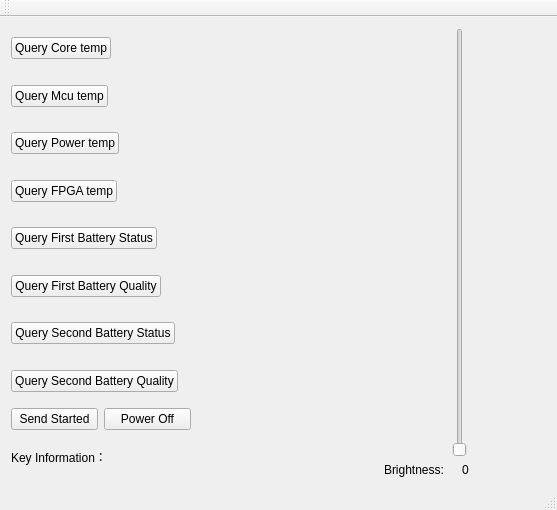
<?xml version="1.0" encoding="UTF-8"?>
<ui version="4.0">
 <class>MainWindow</class>
 <widget class="QMainWindow" name="MainWindow">
  <property name="geometry">
   <rect>
    <x>0</x>
    <y>0</y>
    <width>557</width>
    <height>510</height>
   </rect>
  </property>
  <property name="windowTitle">
   <string>MainWindow</string>
  </property>
  <widget class="QWidget" name="centralWidget">
   <layout class="QVBoxLayout" name="verticalLayout_3">
    <item>
     <layout class="QHBoxLayout" name="horizontalLayout_13">
      <item>
       <layout class="QVBoxLayout" name="verticalLayout_2">
        <item>
         <layout class="QHBoxLayout" name="horizontalLayout">
          <item>
           <widget class="QPushButton" name="pushButtonCoreTemp">
            <property name="text">
             <string>Query Core temp</string>
            </property>
           </widget>
          </item>
          <item>
           <widget class="QLabel" name="labelCoreTemp">
            <property name="text">
             <string/>
            </property>
            <property name="alignment">
             <set>Qt::AlignCenter</set>
            </property>
           </widget>
          </item>
         </layout>
        </item>
        <item>
         <layout class="QHBoxLayout" name="horizontalLayout_2">
          <item>
           <widget class="QPushButton" name="pushButtonMcuTemp">
            <property name="text">
             <string>Query Mcu temp</string>
            </property>
           </widget>
          </item>
          <item>
           <widget class="QLabel" name="labelMcuTemp">
            <property name="text">
             <string/>
            </property>
            <property name="alignment">
             <set>Qt::AlignCenter</set>
            </property>
           </widget>
          </item>
         </layout>
        </item>
        <item>
         <layout class="QHBoxLayout" name="horizontalLayout_3">
          <item>
           <widget class="QPushButton" name="pushButtonPowerTemp">
            <property name="text">
             <string>Query Power temp</string>
            </property>
           </widget>
          </item>
          <item>
           <widget class="QLabel" name="labelPowerTemp">
            <property name="text">
             <string/>
            </property>
            <property name="alignment">
             <set>Qt::AlignCenter</set>
            </property>
           </widget>
          </item>
         </layout>
        </item>
        <item>
         <layout class="QHBoxLayout" name="horizontalLayout_4">
          <item>
           <widget class="QPushButton" name="pushButtonFpgaTemp">
            <property name="text">
             <string>Query FPGA temp</string>
            </property>
           </widget>
          </item>
          <item>
           <widget class="QLabel" name="labelFpgaTemp">
            <property name="text">
             <string/>
            </property>
            <property name="alignment">
             <set>Qt::AlignCenter</set>
            </property>
           </widget>
          </item>
         </layout>
        </item>
        <item>
         <layout class="QHBoxLayout" name="horizontalLayout_5">
          <item>
           <widget class="QPushButton" name="pushButtonFstBatteryStatus">
            <property name="text">
             <string>Query First Battery Status</string>
            </property>
           </widget>
          </item>
          <item>
           <widget class="QLabel" name="labelFstBatteryStatus">
            <property name="text">
             <string/>
            </property>
            <property name="alignment">
             <set>Qt::AlignCenter</set>
            </property>
           </widget>
          </item>
         </layout>
        </item>
        <item>
         <layout class="QHBoxLayout" name="horizontalLayout_6">
          <item>
           <widget class="QPushButton" name="pushButtonFstBattery">
            <property name="text">
             <string>Query First Battery Quality</string>
            </property>
           </widget>
          </item>
          <item>
           <widget class="QLabel" name="labelFstBattery">
            <property name="text">
             <string/>
            </property>
            <property name="alignment">
             <set>Qt::AlignCenter</set>
            </property>
           </widget>
          </item>
         </layout>
        </item>
        <item>
         <layout class="QHBoxLayout" name="horizontalLayout_7">
          <item>
           <widget class="QPushButton" name="pushButtonSndBatteryStatus">
            <property name="text">
             <string>Query Second Battery Status</string>
            </property>
           </widget>
          </item>
          <item>
           <widget class="QLabel" name="labelSndBatteryStatus">
            <property name="text">
             <string/>
            </property>
            <property name="alignment">
             <set>Qt::AlignCenter</set>
            </property>
           </widget>
          </item>
         </layout>
        </item>
        <item>
         <layout class="QHBoxLayout" name="horizontalLayout_8">
          <item>
           <widget class="QPushButton" name="pushButtonSndBattery">
            <property name="text">
             <string>Query Second Battery Quality</string>
            </property>
           </widget>
          </item>
          <item>
           <widget class="QLabel" name="labelSndBattery">
            <property name="text">
             <string/>
            </property>
            <property name="alignment">
             <set>Qt::AlignCenter</set>
            </property>
           </widget>
          </item>
         </layout>
        </item>
        <item>
         <layout class="QHBoxLayout" name="horizontalLayout_10">
          <item>
           <widget class="QPushButton" name="pushButtonStarted">
            <property name="text">
             <string>Send Started</string>
            </property>
           </widget>
          </item>
          <item>
           <widget class="QPushButton" name="pushButtonPowerOff">
            <property name="text">
             <string>Power Off</string>
            </property>
           </widget>
          </item>
         </layout>
        </item>
        <item>
         <layout class="QHBoxLayout" name="horizontalLayout_9">
          <item>
           <widget class="QLabel" name="label">
            <property name="text">
             <string>Key Information：</string>
            </property>
           </widget>
          </item>
          <item>
           <widget class="QLabel" name="labelKey">
            <property name="text">
             <string/>
            </property>
            <property name="alignment">
             <set>Qt::AlignCenter</set>
            </property>
           </widget>
          </item>
         </layout>
        </item>
       </layout>
      </item>
      <item>
       <spacer name="horizontalSpacer_5">
        <property name="orientation">
         <enum>Qt::Horizontal</enum>
        </property>
        <property name="sizeHint" stdset="0">
         <size>
          <width>40</width>
          <height>20</height>
         </size>
        </property>
       </spacer>
      </item>
      <item>
       <layout class="QVBoxLayout" name="verticalLayout">
        <item>
         <layout class="QHBoxLayout" name="horizontalLayout_11">
          <item>
           <spacer name="horizontalSpacer">
            <property name="orientation">
             <enum>Qt::Horizontal</enum>
            </property>
            <property name="sizeHint" stdset="0">
             <size>
              <width>40</width>
              <height>20</height>
             </size>
            </property>
           </spacer>
          </item>
          <item>
           <widget class="QSlider" name="verticalSliderBrightness">
            <property name="maximum">
             <number>100</number>
            </property>
            <property name="orientation">
             <enum>Qt::Vertical</enum>
            </property>
           </widget>
          </item>
          <item>
           <spacer name="horizontalSpacer_2">
            <property name="orientation">
             <enum>Qt::Horizontal</enum>
            </property>
            <property name="sizeHint" stdset="0">
             <size>
              <width>40</width>
              <height>20</height>
             </size>
            </property>
           </spacer>
          </item>
         </layout>
        </item>
        <item>
         <layout class="QHBoxLayout" name="horizontalLayout_12">
          <item>
           <widget class="QLabel" name="label_2">
            <property name="text">
             <string>Brightness:</string>
            </property>
            <property name="alignment">
             <set>Qt::AlignCenter</set>
            </property>
           </widget>
          </item>
          <item>
           <widget class="QLabel" name="labelBrightness">
            <property name="text">
             <string>0</string>
            </property>
           </widget>
          </item>
         </layout>
        </item>
       </layout>
      </item>
     </layout>
    </item>
   </layout>
  </widget>
  <widget class="QMenuBar" name="menuBar">
   <property name="geometry">
    <rect>
     <x>0</x>
     <y>0</y>
     <width>557</width>
     <height>25</height>
    </rect>
   </property>
  </widget>
  <widget class="QToolBar" name="mainToolBar">
   <attribute name="toolBarArea">
    <enum>TopToolBarArea</enum>
   </attribute>
   <attribute name="toolBarBreak">
    <bool>false</bool>
   </attribute>
  </widget>
  <widget class="QStatusBar" name="statusBar"/>
 </widget>
 <layoutdefault spacing="6" margin="11"/>
 <resources/>
 <connections>
  <connection>
   <sender>verticalSliderBrightness</sender>
   <signal>valueChanged(int)</signal>
   <receiver>labelBrightness</receiver>
   <slot>setNum(int)</slot>
   <hints>
    <hint type="sourcelabel">
     <x>361</x>
     <y>107</y>
    </hint>
    <hint type="destinationlabel">
     <x>428</x>
     <y>159</y>
    </hint>
   </hints>
  </connection>
 </connections>
</ui>
